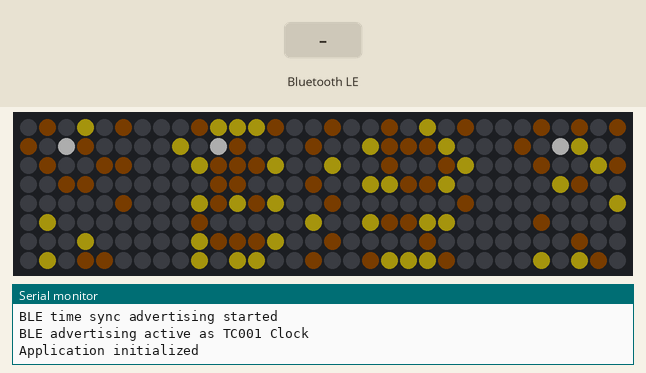
A program run on a simulated ESP32. On the bench: 32×8 RGB LED matrix (first LED top left, wired row by row), the last lines printed to the serial monitor. Inputs (shaded band) come from the test bench. Dim RGB values are drawn brighter than linear; the local clock reads 2024-03-15 10:24:30 at power-on unless the program sets it; nothing arrives over Bluetooth unless stated; a phone connects over Bluetooth LE 3 s after start.

Above: at 1.7 s.
1.8 s: Bluetooth LE write "5" received
At 2.8 s:
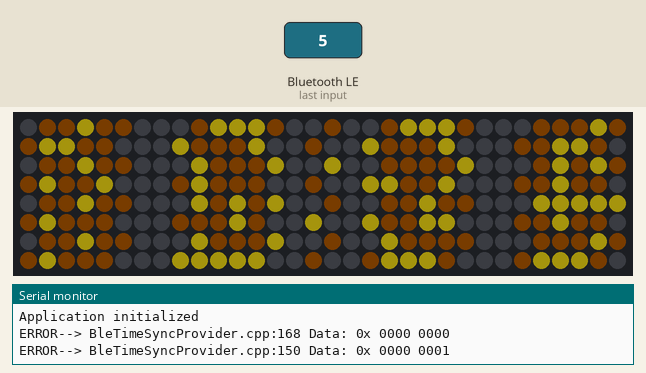
At 4.3 s:
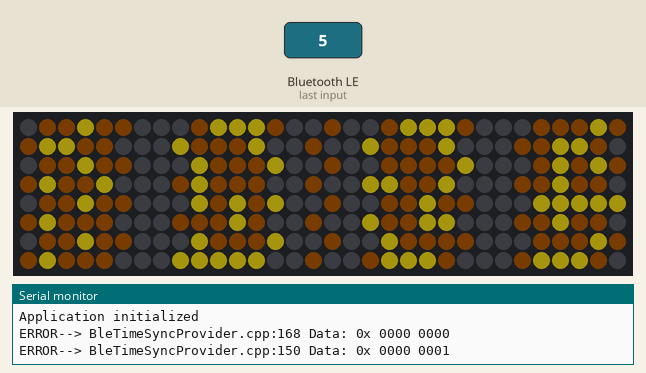
Timing chart, 0 to 5.8 s (numbered marks = the images above; inputs shaded):
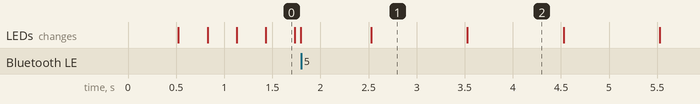

The program:

main.cpp
```cpp
#include "Application.h"
#include "FiveByEightDigitProvider.h"
#include "H1FiveByEightDigitProvider.h"

static IDigitProvider* gIDigitProvider    = new FiveByEightDigitProvider();
static IDigitProvider* gIDigitProviderAlt = new H1FiveByEightDigitProvider();
static Application     gApplication(*gIDigitProvider, *gIDigitProviderAlt);

void setup() {
   gApplication.initialize();
}

void loop() {
   gApplication.tick();
}
```

Application.h
```cpp
#ifndef APPLICATION_H
#define APPLICATION_H

#include "BleTimeSyncProvider.h"
#include "ColonSeparator.h"
#include "CoordinateMapper.h"
#include "DigitSlot.h"
#include "DisplaySurface.h"
#include "FiveBySevenDigitProvider.h"
#include "LEDBuffer.h"
#include "SerialTimeSyncProvider.h"
#include "ValueTracker.h"
#include <Arduino.h>

class Application {
 private:
   static constexpr uint8_t      _kBuzzerPin            = 15;
   static constexpr unsigned int _kMatrixWidth          = 32;
   static constexpr unsigned int _kMatrixHeight         = 8;
   static constexpr unsigned int _kNumDigits            = 4;
   static constexpr unsigned int _kSweepRateMs          = 15;
   static constexpr unsigned int _kInitialDigitVal      = 0;
   static constexpr unsigned int _kColonBlinkIntervalMs = 1000;

   CoordinateMapper       _coordinateMapper;
   LEDBuffer              _ledBuffer;
   DisplaySurface         _displaySurface;
   const IDigitProvider&  _iDigitProvider;
   const IDigitProvider&  _iDigitProviderAlt;
   DigitSlot              _digitSlots[_kNumDigits];
   ColonSeparator         _colonSeparator;
   ValueTracker           _valueTracker;
   SerialTimeSyncProvider _serialTimeSyncProvider;
   BleTimeSyncProvider    _bleTimeSyncProvider;

 public:
   Application(const IDigitProvider& iDigitProvider, const IDigitProvider& iDigitProviderAlt);

   void initialize();
   void tick();

 private:
   bool _initializeDigitSlots();
   bool _getTimeAsInt(int& iValue);
   bool _configurePower();

   static const PixelGlyph& _getInitialGlyph(const IDigitProvider& iDigitProvider);
};

#endif
```

BleTimeSyncProvider.h
```cpp
#ifndef BLE_TIME_SYNC_PROVIDER_H
#define BLE_TIME_SYNC_PROVIDER_H

#include <Arduino.h>
#include <NimBLEDevice.h>
#include <time.h>

class BleTimeSyncProvider {
 private:
   static constexpr const char* _kDeviceName          = "TC001 Clock";
   static constexpr const char* _kTimeSyncServiceUuid = "7d9f1000-6f8d-4b8a-9d4a-0e4f7a001001";
   static constexpr const char* _kTimeSyncCharacteristicUuid =
       "7d9f1001-6f8d-4b8a-9d4a-0e4f7a001001";

   bool          _fHasSynced;
   time_t        _pendingSyncEpoch;
   time_t        _lastSyncEpoch;
   unsigned long _ulLastSyncMillis;

   NimBLEServer*          _pServer;
   NimBLEService*         _pService;
   NimBLECharacteristic*  _pTimeCharacteristic;
   NimBLEServerCallbacks* _pServerCallbacks;

   class ServerCallbacks : public NimBLEServerCallbacks {
    public:
      void onDisconnect(NimBLEServer* pServer, NimBLEConnInfo& connInfo, int reason) override {
         NimBLEDevice::startAdvertising();
         Serial.println("BLE advertising restarted");
      }
   };

   class TimeSyncCharacteristicCallbacks : public NimBLECharacteristicCallbacks {
    private:
      BleTimeSyncProvider& _provider;

    public:
      TimeSyncCharacteristicCallbacks(BleTimeSyncProvider& provider) : _provider(provider) {}

      void onWrite(NimBLECharacteristic* pCharacteristic, NimBLEConnInfo& connInfo) override {
         (void)connInfo;
         _provider.handleCharacteristicWrite(pCharacteristic);
      }
   };

   TimeSyncCharacteristicCallbacks _timeSyncCallbacks;

 public:
   BleTimeSyncProvider();

   bool initialize();
   bool handleTick(bool& fTimeWasUpdated);

   bool getHasSynced() const { return _fHasSynced; }
   bool getLastSyncEpoch(time_t& epoch) const;
   bool getLastSyncMillis(unsigned long& ulMillis) const;

   bool handleCharacteristicWrite(NimBLECharacteristic* pCharacteristic);

 private:
   bool _processLine(const char* pszLine, bool& fTimeWasUpdated);
   bool _tryParseEpochCommand(const char* pszLine, time_t& epoch) const;
   bool _setSystemTime(time_t epoch);
};

#endif
```

ColonSeparator.h
```cpp
#ifndef COLON_SEPARATOR_H
#define COLON_SEPARATOR_H

#include "DisplaySurface.h"
#include "Point.h"

class ColonSeparator {
 private:
   Point         _ptOrigin;
   unsigned int  _uiHeight;
   unsigned int  _uiBlinkIntervalMs;
   bool          _fIsDotActive;
   bool          _fHasTickContext;
   unsigned long _ulLastToggleMs;

 public:
   ColonSeparator(const Point& ptOrigin, unsigned int uiHeight, unsigned int uiBlinkIntervalMs) :
       _ptOrigin(ptOrigin),
       _uiHeight(uiHeight),
       _uiBlinkIntervalMs(uiBlinkIntervalMs),
       _fIsDotActive(true),
       _fHasTickContext(false),
       _ulLastToggleMs(0) {}

   bool initialize(DisplaySurface& displaySurface);
   bool handleTick(DisplaySurface& displaySurface, bool& fDisplayDirty);

 private:
   bool _render(DisplaySurface& displaySurface);
};

#endif
```

ColorManager.h
```cpp
#ifndef COLOR_MANAGER_H
#define COLOR_MANAGER_H

#include <FastLED.h>

enum class ColorTheme {
   RedLed = 0,
   TransitYellowGreen,
   AgedPhosphor,
   WarmBusMarquee,
   Count,
};

typedef struct _ColorThemeDefinition {
   CRGB    activeColor;
   CRGB    inactiveColor;
   CRGB    transitionCursorColor;
   uint8_t uiGlobalBrightness;
} ColorThemeDefinition;

class ColorManager {
 private:
   static const ColorThemeDefinition _kThemeDefinitions[];

   ColorTheme _colorTheme;

   const ColorThemeDefinition& getThemeDefinition() const;

 public:
   ColorManager();

   void setTheme(ColorTheme colorTheme);

   uint8_t getGlobalBrightness() const;
   CRGB    getActiveColor() const;
   CRGB    getInactiveColor() const;
   CRGB    getTransitionCursorColor() const;
};

#endif
```

CoordinateMapper.h
```cpp
#ifndef COORDINATE_MAPPER_H
#define COORDINATE_MAPPER_H

class CoordinateMapper {

 private:
   unsigned int _uiWidth;
   unsigned int _uiHeight;

 public:
   CoordinateMapper(unsigned int uiWidth, unsigned int uiHeight) {
      _uiWidth  = uiWidth;
      _uiHeight = uiHeight;
   };

   // obtain the LED index from the matrix coordinates
   bool indexFromCoordinates(int iX, int iY, unsigned int& uiIndex);
};
#endif
```

DigitSlot.h
```cpp
#ifndef DIGIT_SLOT_H
#define DIGIT_SLOT_H

#include "DigitSlotStateMachine.h"
#include "DigitSlotTransitionStateMachine.h"
#include "DigitTransitionSweep.h"
#include "DisplaySurface.h"
#include "IDigitProvider.h"
#include "PixelSweeper.h"
#include "Point.h"
#include "PointPath.h"

class DigitSlot {
 private:
   Point                           _ptOrigin;
   unsigned int                    _uiCurrentValue;
   unsigned int                    _uiTargetValue;
   DisplaySurface&                 _displaySurface;
   const IDigitProvider&           _iDigitProvider;
   DigitTransitionSweep            _digitTransitionSweep;
   PixelSweeper                    _pixelSweeper;
   DigitSlotStateMachine           _stateMachine;
   DigitSlotTransitionStateMachine _transitionStateMachine;

 public:
   DigitSlot(DisplaySurface& displaySurface, const IDigitProvider& iDigitProvider,
             const PointPath& pointPath, unsigned int uiSweepRateMs, const Point& ptOrigin,
             const PixelGlyph& initialGlyph) :
       _ptOrigin(ptOrigin),
       _uiCurrentValue(0),
       _uiTargetValue(0),
       _displaySurface(displaySurface),
       _iDigitProvider(iDigitProvider),
       _digitTransitionSweep(displaySurface, initialGlyph, ptOrigin),
       _pixelSweeper(pointPath, uiSweepRateMs, _digitTransitionSweep),
       _stateMachine(),
       _transitionStateMachine() {}

   bool initialize(unsigned int uiInitialValue);
   bool beginTransitionTo(unsigned int uiNewValue);
   bool handleTick();

   DigitSlotState getCurrentState() const { return _stateMachine.getCurrentState(); }

   unsigned int getCurrentValue() const { return _uiCurrentValue; }
   unsigned int getTargetValue() const { return _uiTargetValue; }
};

#endif
```

DigitSlotStateMachine.h
```cpp
#ifndef DIGIT_SLOT_STATE_MACHINE_H
#define DIGIT_SLOT_STATE_MACHINE_H

#include "TableDrivenStateMachine.h"

enum class DigitSlotState {
   Idle = 0,
   Transitioning,
   Complete,
   Count,
};

enum class DigitSlotEvent {
   BeginTransition = 0,
   SweepComplete,
   CompleteAcknowledged,
   Count,
};

class DigitSlotStateMachine {
 private:
   static const DigitSlotState _kTransitionTable[(unsigned int)DigitSlotState::Count]
                                                [(unsigned int)DigitSlotEvent::Count];

   TableDrivenStateMachine<DigitSlotState, DigitSlotEvent, (unsigned int)DigitSlotState::Count,
                           (unsigned int)DigitSlotEvent::Count>
       _stateMachine;

 public:
   DigitSlotStateMachine();

   bool           handleEvent(DigitSlotEvent event);
   DigitSlotState getCurrentState() const;
};

#endif
```

DigitSlotTransitionStateMachine.h
```cpp
#ifndef DIGIT_SLOT_TRANSITION_STATE_MACHINE_H
#define DIGIT_SLOT_TRANSITION_STATE_MACHINE_H

#include "TableDrivenStateMachine.h"

enum class DigitSlotTransitionState {
   Idle = 0,
   Erasing,
   Revealing,
   Done,
   Count,
};

enum class DigitSlotTransitionEvent {
   Begin = 0,
   SweepComplete,
   AcknowledgeDone,
   Count,
};

class DigitSlotTransitionStateMachine {
 private:
   static const DigitSlotTransitionState _kTransitionTable[(
       unsigned int)DigitSlotTransitionState::Count][(unsigned int)DigitSlotTransitionEvent::Count];

   TableDrivenStateMachine<DigitSlotTransitionState, DigitSlotTransitionEvent,
                           (unsigned int)DigitSlotTransitionState::Count,
                           (unsigned int)DigitSlotTransitionEvent::Count>
       _stateMachine;

 public:
   DigitSlotTransitionStateMachine();

   bool                     handleEvent(DigitSlotTransitionEvent event);
   DigitSlotTransitionState getCurrentState() const;
};

#endif
```

DigitTransitionSweep.h
```cpp
#ifndef DIGIT_TRANSITION_SWEEP_H
#define DIGIT_TRANSITION_SWEEP_H

#include "DisplaySurface.h"
#include "PixelGlyph.h"
#include "PixelSweeper.h"

enum class DigitTransitionSweepMode {
   Erase = 0,
   Reveal,
   EraseAndReveal,
};

class DigitTransitionSweep : public PixelSweeper::ISweepListener {
 private:
   Point                    _ptOrigin;
   const PixelGlyph*        _pToGlyph;
   DisplaySurface&          _displaySurface;
   DigitTransitionSweepMode _mode;

 public:
   DigitTransitionSweep(DisplaySurface& displaySurface, const PixelGlyph& toGlyph,
                        const Point&             ptOrigin = Point(0, 0),
                        DigitTransitionSweepMode mode = DigitTransitionSweepMode::EraseAndReveal) :
       _displaySurface(displaySurface) {
      initialize(toGlyph, ptOrigin, mode);
   }

   void initialize(const PixelGlyph& toGlyph, const Point& ptOrigin,
                   DigitTransitionSweepMode mode = DigitTransitionSweepMode::EraseAndReveal) {
      _pToGlyph = &toGlyph;
      _ptOrigin = ptOrigin;
      _mode     = mode;
   }

   void setMode(DigitTransitionSweepMode mode) { _mode = mode; }

   bool leavingFromPoint(const Point& point) override;
   bool landingOnPoint(const Point& point) override;
};

#endif
```

DisplaySurface.h
```cpp
#ifndef DISPLAY_SURFACE_H
#define DISPLAY_SURFACE_H

#include "ColorManager.h"
#include "CoordinateMapper.h"
#include "LEDBuffer.h"

class DisplaySurface {
 private:
   static constexpr uint8_t _kDisplayPin = 32;

   CoordinateMapper& _coordinateMapper;
   LEDBuffer&        _ledBuffer;
   ColorManager      _colorManager;

 public:
   DisplaySurface(CoordinateMapper& coordinateMapper, LEDBuffer& ledBuffer) :
       _coordinateMapper(coordinateMapper), _ledBuffer(ledBuffer), _colorManager() {}

   bool initialize();
   bool setPixelColor(int iX, int iY, const CRGB& color);
   bool getPixelColor(int iX, int iY, CRGB& color);
   void clear(bool fWriteThrough = false);
   void show();

   ColorManager&       getColorManager() { return _colorManager; }
   const ColorManager& getColorManager() const { return _colorManager; }
};
#endif
```

FiveByEightDigitProvider.h
```cpp
#ifndef FIVE_BY_EIGHT_DIGIT_PROVIDER_H
#define FIVE_BY_EIGHT_DIGIT_PROVIDER_H

#include "IDigitProvider.h"

class FiveByEightDigitProvider : public IDigitProvider {
 private:
   static constexpr unsigned int _kGlyphWidth      = 5;
   static constexpr unsigned int _kGlyphHeight     = 8;
   static constexpr unsigned int _kGlyphDigitCount = 10;

   static const uint8_t _kDigit0Rows[_kGlyphHeight];
   static const uint8_t _kDigit1Rows[_kGlyphHeight];
   static const uint8_t _kDigit2Rows[_kGlyphHeight];
   static const uint8_t _kDigit3Rows[_kGlyphHeight];
   static const uint8_t _kDigit4Rows[_kGlyphHeight];
   static const uint8_t _kDigit5Rows[_kGlyphHeight];
   static const uint8_t _kDigit6Rows[_kGlyphHeight];
   static const uint8_t _kDigit7Rows[_kGlyphHeight];
   static const uint8_t _kDigit8Rows[_kGlyphHeight];
   static const uint8_t _kDigit9Rows[_kGlyphHeight];

   PixelGlyph _digit0Glyph;
   PixelGlyph _digit1Glyph;
   PixelGlyph _digit2Glyph;
   PixelGlyph _digit3Glyph;
   PixelGlyph _digit4Glyph;
   PixelGlyph _digit5Glyph;
   PixelGlyph _digit6Glyph;
   PixelGlyph _digit7Glyph;
   PixelGlyph _digit8Glyph;
   PixelGlyph _digit9Glyph;

   const PixelGlyph* _pDigitGlyphs[_kGlyphDigitCount];

 public:
   FiveByEightDigitProvider();

   bool getDigitFor(unsigned int uiDigit, const PixelGlyph*& pDigitGlyph) const override;
};

#endif
```

FiveBySevenDigitProvider.h
```cpp
#ifndef FIVE_BY_SEVEN_DIGIT_PROVIDER_H
#define FIVE_BY_SEVEN_DIGIT_PROVIDER_H

#include "IDigitProvider.h"

class FiveBySevenDigitProvider : public IDigitProvider {
 private:
   static constexpr unsigned int _kGlyphWidth      = 5;
   static constexpr unsigned int _kGlyphHeight     = 7;
   static constexpr unsigned int _kGlyphDigitCount = 10;

   static const uint8_t _kDigit0Rows[_kGlyphHeight];
   static const uint8_t _kDigit1Rows[_kGlyphHeight];
   static const uint8_t _kDigit2Rows[_kGlyphHeight];
   static const uint8_t _kDigit3Rows[_kGlyphHeight];
   static const uint8_t _kDigit4Rows[_kGlyphHeight];
   static const uint8_t _kDigit5Rows[_kGlyphHeight];
   static const uint8_t _kDigit6Rows[_kGlyphHeight];
   static const uint8_t _kDigit7Rows[_kGlyphHeight];
   static const uint8_t _kDigit8Rows[_kGlyphHeight];
   static const uint8_t _kDigit9Rows[_kGlyphHeight];

   PixelGlyph _digit0Glyph;
   PixelGlyph _digit1Glyph;
   PixelGlyph _digit2Glyph;
   PixelGlyph _digit3Glyph;
   PixelGlyph _digit4Glyph;
   PixelGlyph _digit5Glyph;
   PixelGlyph _digit6Glyph;
   PixelGlyph _digit7Glyph;
   PixelGlyph _digit8Glyph;
   PixelGlyph _digit9Glyph;

   const PixelGlyph* _pDigitGlyphs[_kGlyphDigitCount];

 public:
   FiveBySevenDigitProvider();

   bool getDigitFor(unsigned int uiDigit, const PixelGlyph*& pDigitGlyph) const override;
};

#endif
```

H1FiveByEightDigitProvider.h
```cpp
#ifndef H1FIVE_BY_EIGHT_DIGIT_PROVIDER_H
#define H1FIVE_BY_EIGHT_DIGIT_PROVIDER_H

#include "FiveByEightDigitProvider.h"

// specific override to blank digit zero on the H1 position
class H1FiveByEightDigitProvider : public FiveByEightDigitProvider {
 private:
   static constexpr unsigned int _kGlyphWidth  = 5;
   static constexpr unsigned int _kGlyphHeight = 8;

   static const uint8_t _kDigit0Rows[_kGlyphHeight];

   PixelGlyph        _digit0Glyph;
   const PixelGlyph* _pDigitGlyphs[1];

 public:
   H1FiveByEightDigitProvider();

   bool getDigitFor(unsigned int uiDigit, const PixelGlyph*& pDigitGlyph) const override;
};

#endif
```

IDigitProvider.h
```cpp
#ifndef IDIGIT_PROVIDER_H
#define IDIGIT_PROVIDER_H

#include "PixelGlyph.h"

class IDigitProvider {
 public:
   virtual ~IDigitProvider() {}

   virtual bool getDigitFor(unsigned int uiDigit, const PixelGlyph*& pDigitGlyph) const = 0;
};

#endif
```

LEDBuffer.h
```cpp
#ifndef LEDBUFFER_H
#define LEDBUFFER_H
#include <FastLED.h>

class LEDBuffer {
 private:
   static const unsigned int _kuiCount = 256;
   CRGB                      _rgbLEDs[_kuiCount];

 public:
   // provide access to the LED at index
   bool getLEDAt(unsigned int uiIndex, CRGB*& pLED);
   // return the number of LEDS in the buffer
   unsigned int getCount() const { return LEDBuffer::_kuiCount; }
   // provide r/w access to the buffer (not a fan of this)
   CRGB* getBuffer() { return _rgbLEDs; }
};

#endif
```

PixelGlyph.h
```cpp
#ifndef PIXEL_GLYPH_H
#define PIXEL_GLYPH_H
#include "DisplaySurface.h"
#include "Point.h"

class PixelGlyph {

 private:
   const uint8_t* _puiRows;
   unsigned int   _uiWidth;
   unsigned int   _uiHeight;

 public:
   PixelGlyph(const uint8_t* puiRows, unsigned int uiWidth, unsigned int uiHeight) {
      _puiRows  = puiRows;
      _uiWidth  = uiWidth;
      _uiHeight = uiHeight;
   }

   bool draw(DisplaySurface& displaySurface, int iX, int iY) const {
      Point pt(iX, iY);
      return draw(displaySurface, pt);
   }

   bool draw(DisplaySurface& displaySurface, const Point& ptOrigin) const;
   bool getPixelColorForPoint(DisplaySurface& displaySurface, const Point& ptLocal,
                              CRGB& crgbPixelColor) const;
   bool drawPixelForPoint(DisplaySurface& displaySurface, const Point& ptLocal,
                          const Point& ptOrigin, const CRGB* pOverrideColor = nullptr) const;
};
#endif
```

PixelSweeper.h
```cpp
#ifndef PIXEL_SWEEPER_H
#define PIXEL_SWEEPER_H

#include "PointPathIterator.h"

class PixelSweeper {
 public:
   class ISweepListener {
    public:
      virtual ~ISweepListener() {}

      virtual bool leavingFromPoint(const Point& point) = 0;
      virtual bool landingOnPoint(const Point& point)   = 0;
   };

 private:
   PointPathIterator _ptPathIt;
   ISweepListener&   _sweepListener;
   unsigned int      _uiSweepRateMs;
   bool              _fIsDone;

   struct {
      bool          fHasData;
      unsigned long ulLastStepMs;
      Point         point;
   } _lastActionContext;

 public:
   PixelSweeper(const PointPath& ptPath, unsigned int uiSweepRateMs,
                ISweepListener& sweepListener) :
       _ptPathIt(ptPath),
       _sweepListener(sweepListener),
       _uiSweepRateMs(uiSweepRateMs),
       _fIsDone(false) {

      _resetActionContext();
   }

   bool handleTick();

   bool restart() {
      _ptPathIt.reset();
      _fIsDone = false;
      _resetActionContext();
      return true;
   }

   bool getIsDone() const { return _fIsDone; }

 private:
   void _resetActionContext() {
      _lastActionContext.fHasData     = false;
      _lastActionContext.ulLastStepMs = 0;
      _lastActionContext.point.set(0, 0);
   }
};

#endif
```

Source omitted: Point.h (508 bytes), PointIterator.h (1457 bytes), PointPath.h (504 bytes), PointPathIterator.h (635 bytes), Rectangle.h (680 bytes), SerialTimeSyncProvider.h (939 bytes), SimpleSweep.h (822 bytes), TableDrivenStateMachine.h (946 bytes), ValueTracker.h (1124 bytes), errorh.h (7106 bytes), Application.cpp (5935 bytes), BleTimeSyncProvider.cpp (5390 bytes) and 18 more

Measured:
- what the display in image 1 shows lasts 1.0 s, from 2.5 s to 3.5 s
